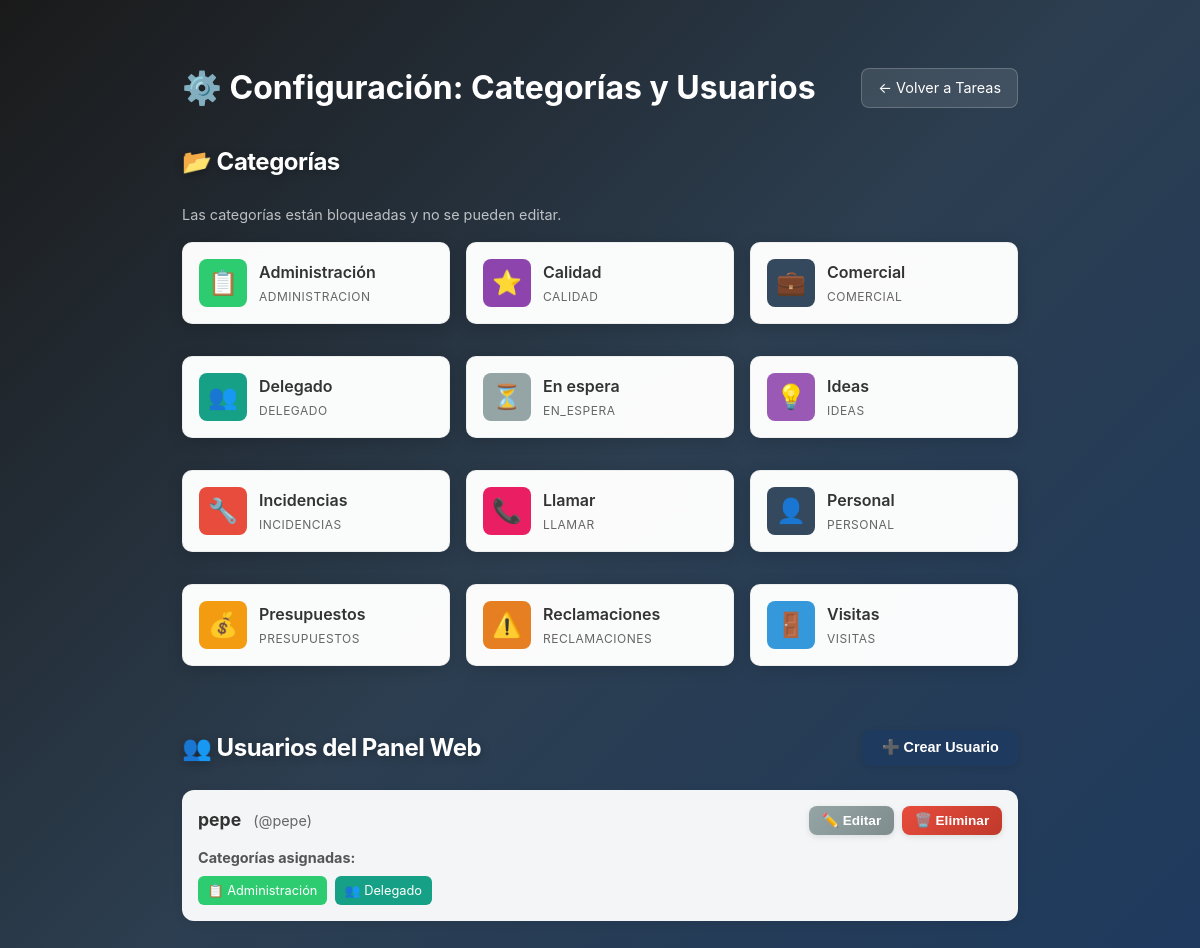
Screenshot of /admin/categories (signed in) with the database file from the repository.
### tables this page shows
CREATE TABLE categories (
                id INTEGER PRIMARY KEY AUTOINCREMENT,
                name TEXT NOT NULL UNIQUE,
                icon TEXT NOT NULL,
                color TEXT NOT NULL DEFAULT '#3498db',
                display_name TEXT,
                created_at TIMESTAMP DEFAULT CURRENT_TIMESTAMP,
                updated_at TIMESTAMP DEFAULT CURRENT_TIMESTAMP
            );

CREATE TABLE web_users (
                id INTEGER PRIMARY KEY AUTOINCREMENT,
                username TEXT NOT NULL UNIQUE,
                password_hash TEXT NOT NULL,
                full_name TEXT NOT NULL,
                is_master BOOLEAN DEFAULT 0,
                is_active BOOLEAN DEFAULT 1,
                created_at TIMESTAMP DEFAULT CURRENT_TIMESTAMP,
                updated_at TIMESTAMP DEFAULT CURRENT_TIMESTAMP
            );

### app.py (the view)
@app.route('/admin/categories')
@master_required
def categories():
    db = database.db
    categories_list = db.get_all_categories()
    users_with_categories = []
    if get_current_user() and get_current_user().get('is_master'):
        users_list = db.get_all_web_users()
        for user in users_list:
            if not user.get('is_master'):
                user_categories = db.get_user_categories(user['id'])
                users_with_categories.append({
                    **user,
                    'categories': user_categories
                })
    return render_template('categories.html',
                          categories=categories_list,
                          users=users_with_categories if users_with_categories else None)

### app.py (called while the page is built)
@app.before_request
def ensure_master_user():
    global _master_user_initialized
    if not _master_user_initialized:
        init_master_user()

def master_required(f):
    @wraps(f)
    def decorated_function(*args, **kwargs):
        if 'user_id' not in session:
            return redirect(url_for('login'))
        db = database.db
        user = db.get_web_user_by_id(session['user_id'])
        if not user or not user.get('is_master'):
            return redirect(url_for('tasks'))
        return f(*args, **kwargs)
    return decorated_function

def get_current_user():
    if 'user_id' not in session:
        return None
    db = database.db
    return db.get_web_user_by_id(session['user_id'])

### database.py (called while the page is built)
    def get_connection(self):
        conn = sqlite3.connect(self.db_path, timeout=30.0)
        conn.row_factory = sqlite3.Row
        try:
            conn.execute('PRAGMA journal_mode=WAL')
        except sqlite3.OperationalError:
            pass
        return conn

    def get_all_categories(self) -> List[Dict]:
        conn = self.get_connection()
        cursor = conn.cursor()
        cursor.execute('SELECT * FROM categories ORDER BY name')
        rows = cursor.fetchall()
        conn.close()
        return [dict(row) for row in rows]

    def get_web_user_by_id(self, user_id: int) -> Optional[Dict]:
        conn = self.get_connection()
        cursor = conn.cursor()
        cursor.execute('SELECT * FROM web_users WHERE id = ?', (user_id,))
        row = cursor.fetchone()
        conn.close()
        return dict(row) if row else None

    def get_all_web_users(self) -> List[Dict]:
        conn = self.get_connection()
        cursor = conn.cursor()
        cursor.execute('SELECT * FROM web_users ORDER BY created_at DESC')
        rows = cursor.fetchall()
        conn.close()
        return [dict(row) for row in rows]

    def get_user_categories(self, user_id: int) -> List[str]:
        conn = self.get_connection()
        cursor = conn.cursor()
        cursor.execute('''
            SELECT category_name FROM user_categories
            WHERE user_id = ?
        ''', (user_id,))
        rows = cursor.fetchall()
        conn.close()
        return [row[0] for row in rows]

### templates/categories.html (shortened to what this page needs)
<!DOCTYPE html>
<html lang="es">
<head>
    <link rel="stylesheet" href="{{ url_for('static', filename='style.css') }}">
</head>
<body>
    <div class="categories-container">
        <div class="categories-header">
            <h1>⚙️ Configuración: Categorías y Usuarios</h1>
            <a href="{{ url_for('tasks') }}" class="back-button">← Volver a Tareas</a>
        </div>
        <div style="margin-bottom: 3rem;">
            <h2 style="color: white; margin-bottom: 1.5rem; font-size: 1.5rem;">📂 Categorías</h2>
            <p style="color: rgba(255, 255, 255, 0.7); margin-bottom: 1rem; font-size: 0.9rem;">Las categorías están bloqueadas y no se pueden editar.</p>
            <div style="display: grid; grid-template-columns: repeat(auto-fill, minmax(200px, 1fr)); gap: 1rem;">
                {% for category in categories %}
                <div class="category-card" data-category-id="{{ category.id }}" style="padding: 1rem; background: rgba(255, 255, 255, 0.98); border-radius: 10px; box-shadow: 0 3px 15px rgba(0, 0, 0, 0.15); border: 1px solid rgba(0, 0, 0, 0.05); display: flex; align-items: center; gap: 0.75rem; cursor: default;">
                    <div class="category-icon-preview" style="width: 48px; height: 48px; border-radius: 8px; display: flex; align-items: center; justify-content: center; font-size: 1.5rem; background: {{ category.color }}; flex-shrink: 0;">
                        {{ category.icon }}
                    </div>
                    <div style="flex: 1; min-width: 0;">
                        <div style="font-weight: 600; color: #333; font-size: 1rem; margin-bottom: 0.25rem;">{{ category.display_name or category.name }}</div>
                        <div style="font-size: 0.75rem; color: #666; text-transform: uppercase; letter-spacing: 0.5px;">{{ category.name }}</div>
                    </div>
                </div>
                {% endfor %}
            </div>
        </div>
        <div style="margin-top: 3rem;">
            <div style="display: flex; justify-content: space-between; align-items: center; margin-bottom: 1.5rem;">
                <h2 style="color: white; margin: 0; font-size: 1.5rem;">👥 Usuarios del Panel Web</h2>
                <button onclick="openCreateUserModal()" class="btn btn-primary" style="padding: 0.6rem 1.2rem; font-size: 0.9rem;">
                    ➕ Crear Usuario
                </button>
            </div>
            {% if users %}
            <div id="usersList">
                {% for user in users %}
                <div class="category-card user-card" data-user-id="{{ user.id }}" style="margin-bottom: 1rem;">
                    <div style="display: flex; justify-content: space-between; align-items: center; margin-bottom: 0.75rem;">
                        <div>
                            <strong style="font-size: 1.1rem; color: #333;">{{ user.full_name }}</strong>
                            <span style="color: #666; margin-left: 0.5rem;">(@{{ user.username }})</span>
                        </div>
                        {% if not user.is_master %}
                        <div style="display: flex; gap: 0.5rem;">
                            <button onclick="openEditUserModal({{ user.id }})" class="btn btn-secondary" style="padding: 0.4rem 0.8rem; font-size: 0.85rem;">
                                ✏️ Editar
                            </button>
                            <button onclick="deleteUser({{ user.id }})" class="btn btn-danger" style="padding: 0.4rem 0.8rem; font-size: 0.85rem;">
                                🗑️ Eliminar
                            </button>
                        </div>
                        {% endif %}
                    </div>
                    <div style="margin-top: 0.75rem;">
                        <strong style="color: #555; font-size: 0.9rem;">Categorías asignadas:</strong>
                        <div style="display: flex; flex-wrap: wrap; gap: 0.5rem; margin-top: 0.5rem;">
                            {% if user.categories %}
                                {% for cat_name in user.categories %}
                                    {% set cat = categories|selectattr('name', 'equalto', cat_name)|first %}
                                    {% if cat %}
                                    <span style="background: {{ cat.color }}; color: white; padding: 0.3rem 0.6rem; border-radius: 6px; font-size: 0.8rem;">
                                        {{ cat.icon }} {{ cat.display_name or cat.name }}
                                    </span>
                                    {% else %}
                                    <span style="background: #95a5a6; color: white; padding: 0.3rem 0.6rem; border-radius: 6px; font-size: 0.8rem;">
                                        {{ cat_name }}
                                    </span>
                                    {% endif %}
                                {% endfor %}
                            {% else %}
                                <span style="color: #999; font-style: italic;">Sin categorías asignadas</span>
                            {% endif %}
                        </div>
                    </div>
                </div>
                {% endfor %}
            </div>
            {% else %}
            <div class="category-card" style="text-align: center; padding: 2rem; color: #999;">
                <p>No hay usuarios registrados (excepto el master)</p>
            </div>
            {% endif %}
        </div>
    </div>
</body>
</html>

### static/style.css (style rules this page uses)
* { margin: 0; padding: 0; box-sizing: border-box; }
body { font-family: -apple-system, BlinkMacSystemFont, 'Segoe UI', Roboto, Oxygen, Ubuntu, Cantarell, sans-serif; background: linear-gradient(135deg, #1a1a1a 0%, #2c3e50 50%, #1e3a5f 100%); background-attachment: fixed; color: #333; line-height: 1.5; min-height: 100vh; overflow-x: hidden; overflow-y: auto; position: relative; font-size: 0.9rem; }
.btn { padding: 0.45rem 0.9rem; border: none; border-radius: 8px; cursor: pointer; font-size: 0.8rem; font-weight: 600; text-decoration: none; display: inline-flex; align-items: center; gap: 0.4rem; transition: all 0.3s ease; box-shadow: 0 2px 6px rgba(0, 0, 0, 0.1); }
.btn-primary { background: #1e3a5f; color: white; }
.btn-secondary { background: linear-gradient(135deg, #95a5a6 0%, #7f8c8d 100%); color: white; }
.btn-danger { background: linear-gradient(135deg, #e74c3c 0%, #c0392b 100%); color: white; }
h2 { color: white; font-size: 1.5rem; font-weight: 700; margin-bottom: 1rem; text-shadow: 0 2px 10px rgba(0, 0, 0, 0.3); letter-spacing: -0.5px; }

### templates/categories.html (style rules this page uses)
.categories-container { max-width: 900px; margin: 2rem auto; padding: 2rem; }
.categories-header { display: flex; justify-content: space-between; align-items: center; margin-bottom: 2rem; }
.categories-header h1 { color: white; font-size: 2rem; margin: 0; }
.back-button { background: rgba(255, 255, 255, 0.1); color: white; border: 1px solid rgba(255, 255, 255, 0.2); padding: 0.5rem 1rem; border-radius: 8px; text-decoration: none; transition: all 0.3s ease; }
.category-card { background: rgba(255, 255, 255, 0.95); backdrop-filter: blur(20px); border-radius: 12px; padding: 1rem; margin-bottom: 1rem; box-shadow: 0 2px 10px rgba(0, 0, 0, 0.08); }
.category-icon-preview { font-size: 1.5rem; width: 45px; height: 45px; display: flex; align-items: center; justify-content: center; border-radius: 10px; background: var(--category-color, #3498db); color: white; flex-shrink: 0; }
.user-card { transition: transform 0.2s ease; }

### rows the page displays
categories: icon "📋", display_name "Administración", name "ADMINISTRACION"
categories: icon "⭐", display_name "Calidad", name "CALIDAD"
categories: icon "💼", display_name "Comercial", name "COMERCIAL"
categories: icon "👥", display_name "Delegado", name "DELEGADO"
categories: icon "⏳", display_name "En espera", name "EN_ESPERA"
categories: icon "💡", display_name "Ideas", name "IDEAS"
categories: icon "🔧", display_name "Incidencias", name "INCIDENCIAS"
categories: icon "📞", display_name "Llamar", name "LLAMAR"
categories: icon "👤", display_name "Personal", name "PERSONAL"
categories: icon "💰", display_name "Presupuestos", name "PRESUPUESTOS"
categories: icon "⚠️", display_name "Reclamaciones", name "RECLAMACIONES"
categories: icon "🚪", display_name "Visitas", name "VISITAS"
web_users: full_name "pepe", username "pepe"
